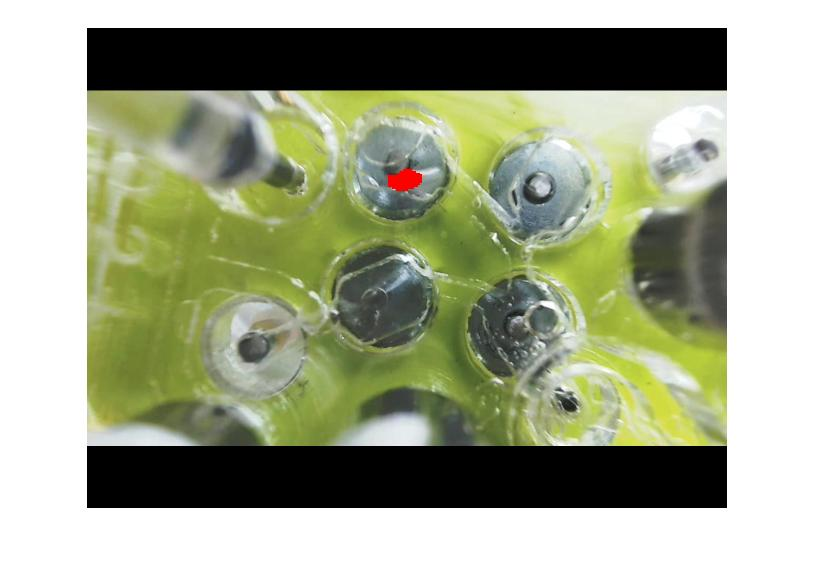
%> input picture CVBasics/A10/b5.jpg, 814 x 575 px
$ octave Verification.m   (GNU Octave 9; MATLAB toolbox functions it lacks are replaced by stand-ins)
%> lines starting %> are read from the running program, lines starting %| are printed output that depends on the picture
%% Background subtraction
clc;clear;
im= [];
im(1).im = imread('b5.jpg');
im(2).im = imread('b6.jpg');
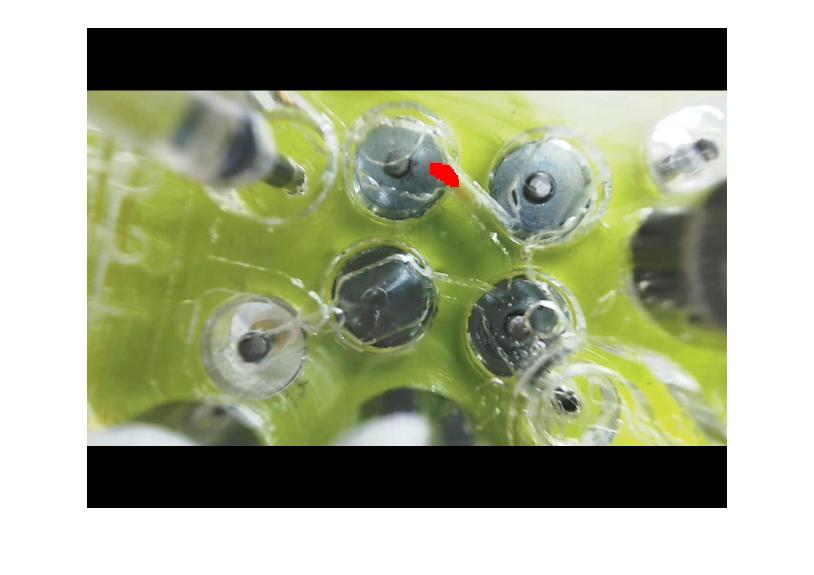
%> input picture CVBasics/A10/b6.jpg, 814 x 575 px
im(3).im = imread('b7.jpg');
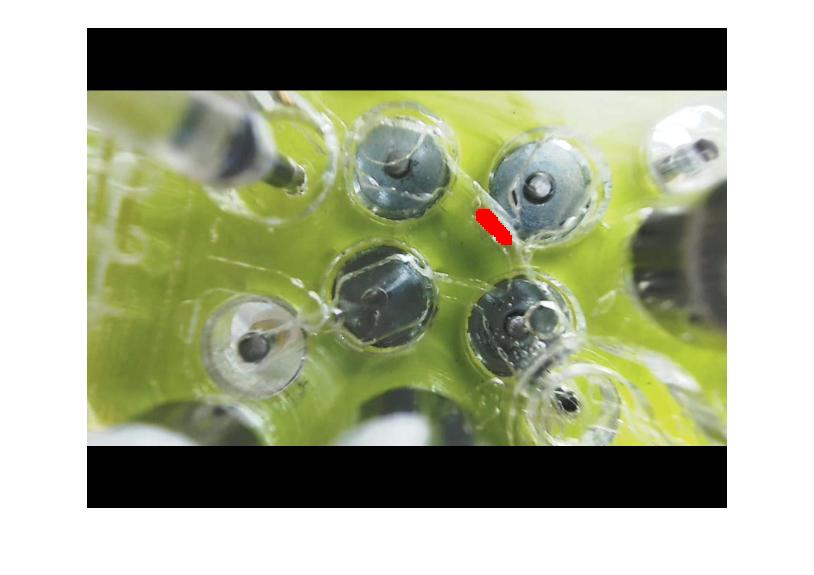
%> input picture CVBasics/A10/b7.jpg, 814 x 575 px
im(4).im = imread('b8.jpg');
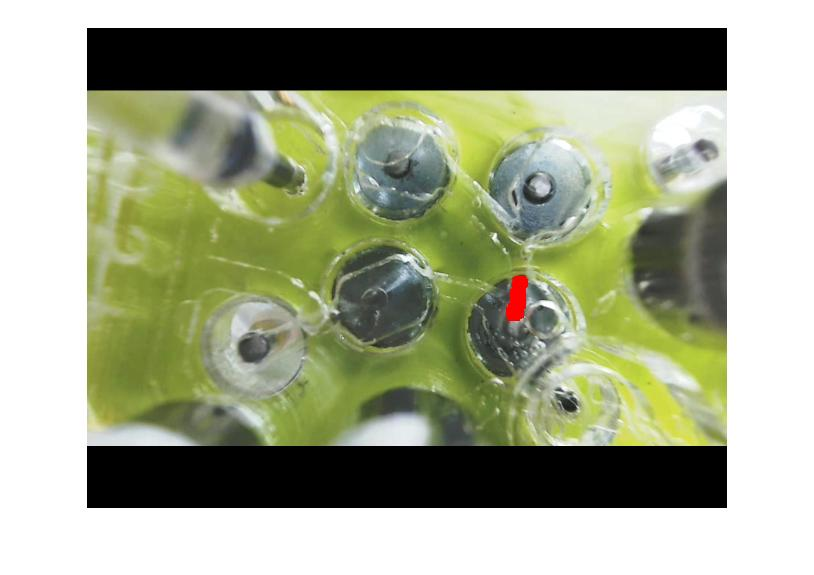
%> input picture CVBasics/A10/b8.jpg, 814 x 575 px
im(5).im = imread('b9.jpg');
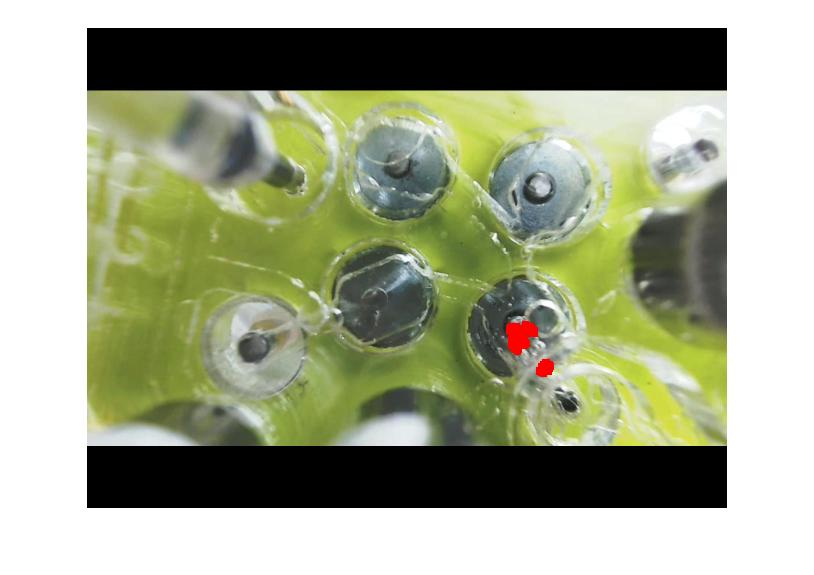
%> input picture CVBasics/A10/b9.jpg, 814 x 575 px
im(6).im = imread('b10.jpg');
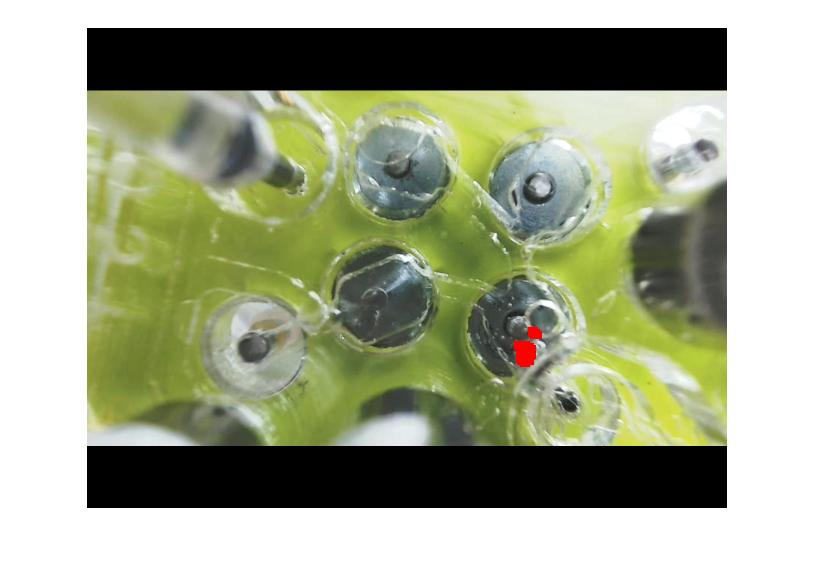
%> input picture CVBasics/A10/b10.jpg, 814 x 575 px
%> (the run ends here)
